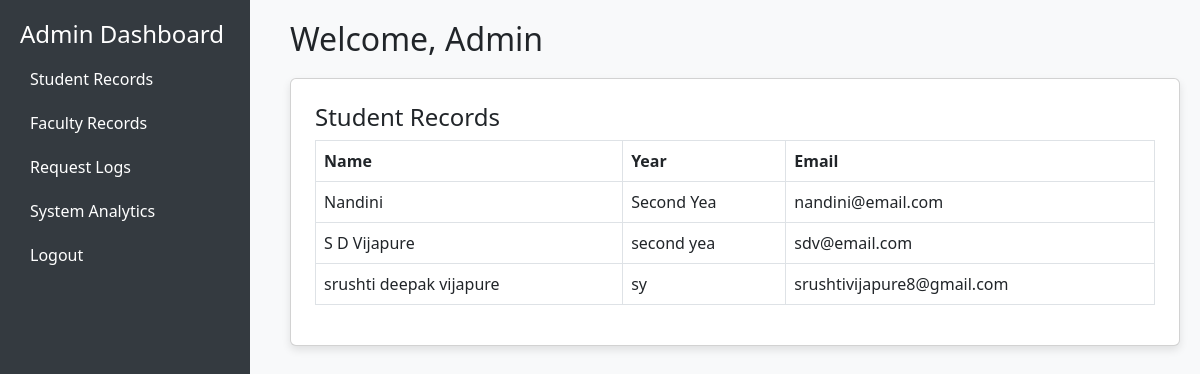
/GATEPASS/admin-dashboard.php, run on the app's committed database.
### tables this page shows
CREATE TABLE `students` (
  `student_id` int(11) NOT NULL,
  `user_id` int(11) DEFAULT NULL,
  `full_name` varchar(100) DEFAULT NULL,
  `enrollment_no` varchar(50) DEFAULT NULL,
  `department` varchar(100) DEFAULT NULL,
  `year` varchar(10) DEFAULT NULL
);

CREATE TABLE `users` (
  `user_id` int(11) NOT NULL,
  `user_email` varchar(256) NOT NULL,
  `user_password` varchar(256) NOT NULL,
  `user_type` varchar(256) NOT NULL
);

### GATEPASS/admin-dashboard.php (the view, shortened to what this page needs)
<?php
$db = new class_functions();
$conn = $db->getConn();
?>
<!DOCTYPE html>
<html lang="en">
<head>
    <link rel="stylesheet" href="https://cdn.jsdelivr.net/npm/bootstrap@5.3.0/dist/css/bootstrap.min.css">
</head>
<body>
    <div class="sidebar">
        <h4>Admin Dashboard</h4>
        <a href="#studentRecords" onclick="showSection('studentRecords')">Student Records</a>
        <a href="#facultyRecords" onclick="showSection('facultyRecords')">Faculty Records</a>
        <a href="#requestLogs" onclick="showSection('requestLogs')">Request Logs</a>
        <a href="#analytics" onclick="showSection('analytics')">System Analytics</a>
        <a href="#logout" onclick="logout()">Logout</a>
    </div>
    <div class="main-content">
        <h2>Welcome, Admin</h2>
        <div id="studentRecords" class="card p-4 active">
            <h4>Student Records</h4>
            <table class="table table-bordered">
                <thead><tr><th>Name</th><th>Year</th><th>Email</th></tr></thead>
                <tbody>
                    <?php
                   $res = $conn->query("
                   SELECT s.full_name, s.year, u.user_email
                   FROM students s
                   JOIN users u ON s.user_id = u.user_id
               ");
                    while ($row = $res->fetch_assoc()) {
                        echo "<tr><td>{$row['full_name']}</td><td>{$row['year']}</td><td>{$row['user_email']}</td></tr>";
                    }
                    ?>
                </tbody>
            </table>
        </div>
    </div>
</body>
</html>

### GATEPASS/admin-dashboard.php (style rules this page uses)
body { background-color: #f8f9fa; }
.sidebar { height: 100vh; width: 250px; background-color: #343a40; color: white; padding: 20px; position: fixed; }
.sidebar a { color: white; text-decoration: none; display: block; padding: 10px; }
.main-content { margin-left: 270px; padding: 20px; }
.card { box-shadow: 0px 4px 8px rgba(0,0,0,0.1); margin-top: 20px; }

### data on the page
students: full_name "Nandini", year "Second Yea", user.user_email "nandini@email.com"
students: full_name "S D Vijapure", year "second yea", user.user_email "sdv@email.com"
students: full_name "srushti deepak vijapure", year "sy", user.user_email "srushtivijapure8@gmail.com"
